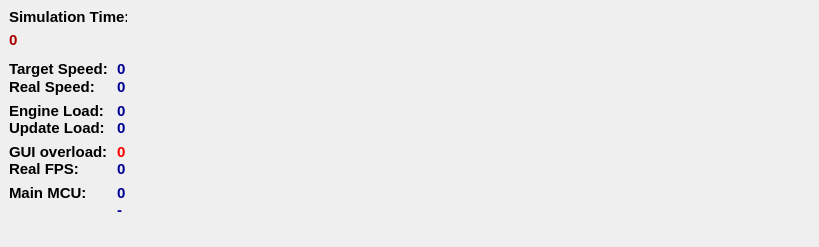
<?xml version="1.0" encoding="UTF-8"?>
<ui version="4.0">
 <class>infoWidget</class>
 <widget class="QWidget" name="infoWidget">
  <property name="geometry">
   <rect>
    <x>0</x>
    <y>0</y>
    <width>819</width>
    <height>247</height>
   </rect>
  </property>
  <property name="sizePolicy">
   <sizepolicy hsizetype="Preferred" vsizetype="Preferred">
    <horstretch>0</horstretch>
    <verstretch>0</verstretch>
   </sizepolicy>
  </property>
  <property name="windowTitle">
   <string notr="true">Form</string>
  </property>
  <widget class="QLabel" name="simTimeLabel">
   <property name="geometry">
    <rect>
     <x>9</x>
     <y>8</y>
     <width>118</width>
     <height>17</height>
    </rect>
   </property>
   <property name="sizePolicy">
    <sizepolicy hsizetype="Ignored" vsizetype="Preferred">
     <horstretch>0</horstretch>
     <verstretch>0</verstretch>
    </sizepolicy>
   </property>
   <property name="palette">
    <palette>
     <active>
      <colorrole role="WindowText">
       <brush brushstyle="SolidPattern">
        <color alpha="255">
         <red>0</red>
         <green>0</green>
         <blue>0</blue>
        </color>
       </brush>
      </colorrole>
      <colorrole role="Text">
       <brush brushstyle="SolidPattern">
        <color alpha="255">
         <red>0</red>
         <green>0</green>
         <blue>0</blue>
        </color>
       </brush>
      </colorrole>
      <colorrole role="PlaceholderText">
       <brush brushstyle="NoBrush">
        <color alpha="128">
         <red>0</red>
         <green>0</green>
         <blue>0</blue>
        </color>
       </brush>
      </colorrole>
     </active>
     <inactive>
      <colorrole role="WindowText">
       <brush brushstyle="SolidPattern">
        <color alpha="255">
         <red>0</red>
         <green>0</green>
         <blue>0</blue>
        </color>
       </brush>
      </colorrole>
      <colorrole role="Text">
       <brush brushstyle="SolidPattern">
        <color alpha="255">
         <red>0</red>
         <green>0</green>
         <blue>0</blue>
        </color>
       </brush>
      </colorrole>
      <colorrole role="PlaceholderText">
       <brush brushstyle="NoBrush">
        <color alpha="128">
         <red>0</red>
         <green>0</green>
         <blue>0</blue>
        </color>
       </brush>
      </colorrole>
     </inactive>
     <disabled>
      <colorrole role="WindowText">
       <brush brushstyle="SolidPattern">
        <color alpha="255">
         <red>144</red>
         <green>144</green>
         <blue>144</blue>
        </color>
       </brush>
      </colorrole>
      <colorrole role="Text">
       <brush brushstyle="SolidPattern">
        <color alpha="255">
         <red>144</red>
         <green>144</green>
         <blue>144</blue>
        </color>
       </brush>
      </colorrole>
      <colorrole role="PlaceholderText">
       <brush brushstyle="NoBrush">
        <color alpha="128">
         <red>0</red>
         <green>0</green>
         <blue>0</blue>
        </color>
       </brush>
      </colorrole>
     </disabled>
    </palette>
   </property>
   <property name="font">
    <font>
     <pointsize>11</pointsize>
     <weight>75</weight>
     <bold>true</bold>
    </font>
   </property>
   <property name="styleSheet">
    <string notr="true"/>
   </property>
   <property name="locale">
    <locale language="C" country="AnyCountry"/>
   </property>
   <property name="text">
    <string>Simulation Time:</string>
   </property>
  </widget>
  <widget class="QLabel" name="simTime">
   <property name="geometry">
    <rect>
     <x>9</x>
     <y>31</y>
     <width>802</width>
     <height>17</height>
    </rect>
   </property>
   <property name="sizePolicy">
    <sizepolicy hsizetype="Preferred" vsizetype="Preferred">
     <horstretch>0</horstretch>
     <verstretch>0</verstretch>
    </sizepolicy>
   </property>
   <property name="palette">
    <palette>
     <active>
      <colorrole role="WindowText">
       <brush brushstyle="SolidPattern">
        <color alpha="255">
         <red>170</red>
         <green>0</green>
         <blue>0</blue>
        </color>
       </brush>
      </colorrole>
     </active>
     <inactive>
      <colorrole role="WindowText">
       <brush brushstyle="SolidPattern">
        <color alpha="255">
         <red>170</red>
         <green>0</green>
         <blue>0</blue>
        </color>
       </brush>
      </colorrole>
     </inactive>
     <disabled>
      <colorrole role="WindowText">
       <brush brushstyle="SolidPattern">
        <color alpha="255">
         <red>144</red>
         <green>144</green>
         <blue>144</blue>
        </color>
       </brush>
      </colorrole>
     </disabled>
    </palette>
   </property>
   <property name="font">
    <font>
     <pointsize>11</pointsize>
     <weight>75</weight>
     <bold>true</bold>
    </font>
   </property>
   <property name="text">
    <string notr="true">0</string>
   </property>
  </widget>
  <widget class="QLabel" name="label_4">
   <property name="geometry">
    <rect>
     <x>9</x>
     <y>45</y>
     <width>804</width>
     <height>9</height>
    </rect>
   </property>
   <property name="maximumSize">
    <size>
     <width>16777215</width>
     <height>9</height>
    </size>
   </property>
   <property name="text">
    <string/>
   </property>
  </widget>
  <widget class="QWidget" name="layoutWidget">
   <property name="geometry">
    <rect>
     <x>9</x>
     <y>60</y>
     <width>804</width>
     <height>160</height>
    </rect>
   </property>
   <layout class="QGridLayout" name="gridLayout">
    <property name="horizontalSpacing">
     <number>9</number>
    </property>
    <property name="verticalSpacing">
     <number>0</number>
    </property>
    <item row="8" column="0">
     <widget class="QLabel" name="label_3">
      <property name="maximumSize">
       <size>
        <width>16777215</width>
        <height>7</height>
       </size>
      </property>
      <property name="text">
       <string/>
      </property>
     </widget>
    </item>
    <item row="0" column="1">
     <widget class="QLabel" name="targetSpeed">
      <property name="sizePolicy">
       <sizepolicy hsizetype="Expanding" vsizetype="Preferred">
        <horstretch>0</horstretch>
        <verstretch>0</verstretch>
       </sizepolicy>
      </property>
      <property name="palette">
       <palette>
        <active>
         <colorrole role="WindowText">
          <brush brushstyle="SolidPattern">
           <color alpha="255">
            <red>0</red>
            <green>0</green>
            <blue>150</blue>
           </color>
          </brush>
         </colorrole>
        </active>
        <inactive>
         <colorrole role="WindowText">
          <brush brushstyle="SolidPattern">
           <color alpha="255">
            <red>0</red>
            <green>0</green>
            <blue>150</blue>
           </color>
          </brush>
         </colorrole>
        </inactive>
        <disabled>
         <colorrole role="WindowText">
          <brush brushstyle="SolidPattern">
           <color alpha="255">
            <red>144</red>
            <green>144</green>
            <blue>144</blue>
           </color>
          </brush>
         </colorrole>
        </disabled>
       </palette>
      </property>
      <property name="font">
       <font>
        <pointsize>11</pointsize>
        <weight>75</weight>
        <bold>true</bold>
       </font>
      </property>
      <property name="text">
       <string notr="true">0</string>
      </property>
     </widget>
    </item>
    <item row="0" column="0">
     <widget class="QLabel" name="targetSpeedLabel">
      <property name="sizePolicy">
       <sizepolicy hsizetype="Minimum" vsizetype="Preferred">
        <horstretch>0</horstretch>
        <verstretch>0</verstretch>
       </sizepolicy>
      </property>
      <property name="palette">
       <palette>
        <active>
         <colorrole role="WindowText">
          <brush brushstyle="SolidPattern">
           <color alpha="255">
            <red>0</red>
            <green>0</green>
            <blue>0</blue>
           </color>
          </brush>
         </colorrole>
        </active>
        <inactive>
         <colorrole role="WindowText">
          <brush brushstyle="SolidPattern">
           <color alpha="255">
            <red>0</red>
            <green>0</green>
            <blue>0</blue>
           </color>
          </brush>
         </colorrole>
        </inactive>
        <disabled>
         <colorrole role="WindowText">
          <brush brushstyle="SolidPattern">
           <color alpha="255">
            <red>144</red>
            <green>144</green>
            <blue>144</blue>
           </color>
          </brush>
         </colorrole>
        </disabled>
       </palette>
      </property>
      <property name="font">
       <font>
        <pointsize>11</pointsize>
        <weight>75</weight>
        <bold>true</bold>
       </font>
      </property>
      <property name="text">
       <string>Target Speed:</string>
      </property>
     </widget>
    </item>
    <item row="9" column="0">
     <widget class="QLabel" name="mainMcuLabel">
      <property name="palette">
       <palette>
        <active>
         <colorrole role="WindowText">
          <brush brushstyle="SolidPattern">
           <color alpha="255">
            <red>0</red>
            <green>0</green>
            <blue>0</blue>
           </color>
          </brush>
         </colorrole>
        </active>
        <inactive>
         <colorrole role="WindowText">
          <brush brushstyle="SolidPattern">
           <color alpha="255">
            <red>0</red>
            <green>0</green>
            <blue>0</blue>
           </color>
          </brush>
         </colorrole>
        </inactive>
        <disabled>
         <colorrole role="WindowText">
          <brush brushstyle="SolidPattern">
           <color alpha="255">
            <red>144</red>
            <green>144</green>
            <blue>144</blue>
           </color>
          </brush>
         </colorrole>
        </disabled>
       </palette>
      </property>
      <property name="font">
       <font>
        <pointsize>11</pointsize>
        <weight>75</weight>
        <bold>true</bold>
       </font>
      </property>
      <property name="text">
       <string>Main MCU:</string>
      </property>
     </widget>
    </item>
    <item row="6" column="1">
     <widget class="QLabel" name="overLoadVal">
      <property name="sizePolicy">
       <sizepolicy hsizetype="Expanding" vsizetype="Preferred">
        <horstretch>0</horstretch>
        <verstretch>0</verstretch>
       </sizepolicy>
      </property>
      <property name="palette">
       <palette>
        <active>
         <colorrole role="WindowText">
          <brush brushstyle="SolidPattern">
           <color alpha="255">
            <red>255</red>
            <green>0</green>
            <blue>0</blue>
           </color>
          </brush>
         </colorrole>
        </active>
        <inactive>
         <colorrole role="WindowText">
          <brush brushstyle="SolidPattern">
           <color alpha="255">
            <red>255</red>
            <green>0</green>
            <blue>0</blue>
           </color>
          </brush>
         </colorrole>
        </inactive>
        <disabled>
         <colorrole role="WindowText">
          <brush brushstyle="SolidPattern">
           <color alpha="255">
            <red>144</red>
            <green>144</green>
            <blue>144</blue>
           </color>
          </brush>
         </colorrole>
        </disabled>
       </palette>
      </property>
      <property name="font">
       <font>
        <pointsize>11</pointsize>
        <weight>75</weight>
        <bold>true</bold>
       </font>
      </property>
      <property name="text">
       <string notr="true">0</string>
      </property>
     </widget>
    </item>
    <item row="3" column="1">
     <widget class="QLabel" name="simLoadVal">
      <property name="sizePolicy">
       <sizepolicy hsizetype="Expanding" vsizetype="Preferred">
        <horstretch>0</horstretch>
        <verstretch>0</verstretch>
       </sizepolicy>
      </property>
      <property name="palette">
       <palette>
        <active>
         <colorrole role="WindowText">
          <brush brushstyle="SolidPattern">
           <color alpha="255">
            <red>0</red>
            <green>0</green>
            <blue>150</blue>
           </color>
          </brush>
         </colorrole>
        </active>
        <inactive>
         <colorrole role="WindowText">
          <brush brushstyle="SolidPattern">
           <color alpha="255">
            <red>0</red>
            <green>0</green>
            <blue>150</blue>
           </color>
          </brush>
         </colorrole>
        </inactive>
        <disabled>
         <colorrole role="WindowText">
          <brush brushstyle="SolidPattern">
           <color alpha="255">
            <red>144</red>
            <green>144</green>
            <blue>144</blue>
           </color>
          </brush>
         </colorrole>
        </disabled>
       </palette>
      </property>
      <property name="font">
       <font>
        <pointsize>11</pointsize>
        <weight>75</weight>
        <bold>true</bold>
       </font>
      </property>
      <property name="text">
       <string notr="true">0</string>
      </property>
     </widget>
    </item>
    <item row="6" column="0">
     <widget class="QLabel" name="overLoadLabel">
      <property name="palette">
       <palette>
        <active>
         <colorrole role="WindowText">
          <brush brushstyle="SolidPattern">
           <color alpha="255">
            <red>0</red>
            <green>0</green>
            <blue>0</blue>
           </color>
          </brush>
         </colorrole>
        </active>
        <inactive>
         <colorrole role="WindowText">
          <brush brushstyle="SolidPattern">
           <color alpha="255">
            <red>0</red>
            <green>0</green>
            <blue>0</blue>
           </color>
          </brush>
         </colorrole>
        </inactive>
        <disabled>
         <colorrole role="WindowText">
          <brush brushstyle="SolidPattern">
           <color alpha="255">
            <red>144</red>
            <green>144</green>
            <blue>144</blue>
           </color>
          </brush>
         </colorrole>
        </disabled>
       </palette>
      </property>
      <property name="font">
       <font>
        <pointsize>11</pointsize>
        <weight>75</weight>
        <bold>true</bold>
       </font>
      </property>
      <property name="text">
       <string>GUI overload:</string>
      </property>
     </widget>
    </item>
    <item row="9" column="1">
     <widget class="QLabel" name="mainMcuName">
      <property name="sizePolicy">
       <sizepolicy hsizetype="Expanding" vsizetype="Preferred">
        <horstretch>0</horstretch>
        <verstretch>0</verstretch>
       </sizepolicy>
      </property>
      <property name="palette">
       <palette>
        <active>
         <colorrole role="WindowText">
          <brush brushstyle="SolidPattern">
           <color alpha="255">
            <red>0</red>
            <green>0</green>
            <blue>150</blue>
           </color>
          </brush>
         </colorrole>
        </active>
        <inactive>
         <colorrole role="WindowText">
          <brush brushstyle="SolidPattern">
           <color alpha="255">
            <red>0</red>
            <green>0</green>
            <blue>150</blue>
           </color>
          </brush>
         </colorrole>
        </inactive>
        <disabled>
         <colorrole role="WindowText">
          <brush brushstyle="SolidPattern">
           <color alpha="255">
            <red>144</red>
            <green>144</green>
            <blue>144</blue>
           </color>
          </brush>
         </colorrole>
        </disabled>
       </palette>
      </property>
      <property name="font">
       <font>
        <pointsize>11</pointsize>
        <weight>75</weight>
        <bold>true</bold>
       </font>
      </property>
      <property name="text">
       <string notr="true">0</string>
      </property>
     </widget>
    </item>
    <item row="4" column="1">
     <widget class="QLabel" name="guiLoadVal">
      <property name="sizePolicy">
       <sizepolicy hsizetype="Expanding" vsizetype="Preferred">
        <horstretch>0</horstretch>
        <verstretch>0</verstretch>
       </sizepolicy>
      </property>
      <property name="palette">
       <palette>
        <active>
         <colorrole role="WindowText">
          <brush brushstyle="SolidPattern">
           <color alpha="255">
            <red>0</red>
            <green>0</green>
            <blue>150</blue>
           </color>
          </brush>
         </colorrole>
        </active>
        <inactive>
         <colorrole role="WindowText">
          <brush brushstyle="SolidPattern">
           <color alpha="255">
            <red>0</red>
            <green>0</green>
            <blue>150</blue>
           </color>
          </brush>
         </colorrole>
        </inactive>
        <disabled>
         <colorrole role="WindowText">
          <brush brushstyle="SolidPattern">
           <color alpha="255">
            <red>144</red>
            <green>144</green>
            <blue>144</blue>
           </color>
          </brush>
         </colorrole>
        </disabled>
       </palette>
      </property>
      <property name="font">
       <font>
        <pointsize>11</pointsize>
        <weight>75</weight>
        <bold>true</bold>
       </font>
      </property>
      <property name="text">
       <string notr="true">0</string>
      </property>
     </widget>
    </item>
    <item row="3" column="0">
     <widget class="QLabel" name="simLoadLabel">
      <property name="sizePolicy">
       <sizepolicy hsizetype="Preferred" vsizetype="Preferred">
        <horstretch>0</horstretch>
        <verstretch>0</verstretch>
       </sizepolicy>
      </property>
      <property name="palette">
       <palette>
        <active>
         <colorrole role="WindowText">
          <brush brushstyle="SolidPattern">
           <color alpha="255">
            <red>0</red>
            <green>0</green>
            <blue>0</blue>
           </color>
          </brush>
         </colorrole>
        </active>
        <inactive>
         <colorrole role="WindowText">
          <brush brushstyle="SolidPattern">
           <color alpha="255">
            <red>0</red>
            <green>0</green>
            <blue>0</blue>
           </color>
          </brush>
         </colorrole>
        </inactive>
        <disabled>
         <colorrole role="WindowText">
          <brush brushstyle="SolidPattern">
           <color alpha="255">
            <red>144</red>
            <green>144</green>
            <blue>144</blue>
           </color>
          </brush>
         </colorrole>
        </disabled>
       </palette>
      </property>
      <property name="font">
       <font>
        <pointsize>11</pointsize>
        <weight>75</weight>
        <bold>true</bold>
       </font>
      </property>
      <property name="text">
       <string>Engine Load:</string>
      </property>
     </widget>
    </item>
    <item row="1" column="1">
     <widget class="QLabel" name="realSpeed">
      <property name="sizePolicy">
       <sizepolicy hsizetype="Expanding" vsizetype="Preferred">
        <horstretch>0</horstretch>
        <verstretch>0</verstretch>
       </sizepolicy>
      </property>
      <property name="palette">
       <palette>
        <active>
         <colorrole role="WindowText">
          <brush brushstyle="SolidPattern">
           <color alpha="255">
            <red>0</red>
            <green>0</green>
            <blue>150</blue>
           </color>
          </brush>
         </colorrole>
        </active>
        <inactive>
         <colorrole role="WindowText">
          <brush brushstyle="SolidPattern">
           <color alpha="255">
            <red>0</red>
            <green>0</green>
            <blue>150</blue>
           </color>
          </brush>
         </colorrole>
        </inactive>
        <disabled>
         <colorrole role="WindowText">
          <brush brushstyle="SolidPattern">
           <color alpha="255">
            <red>144</red>
            <green>144</green>
            <blue>144</blue>
           </color>
          </brush>
         </colorrole>
        </disabled>
       </palette>
      </property>
      <property name="font">
       <font>
        <pointsize>11</pointsize>
        <weight>75</weight>
        <bold>true</bold>
       </font>
      </property>
      <property name="text">
       <string notr="true">0</string>
      </property>
     </widget>
    </item>
    <item row="7" column="0">
     <widget class="QLabel" name="fpsLabel">
      <property name="palette">
       <palette>
        <active>
         <colorrole role="WindowText">
          <brush brushstyle="SolidPattern">
           <color alpha="255">
            <red>0</red>
            <green>0</green>
            <blue>0</blue>
           </color>
          </brush>
         </colorrole>
        </active>
        <inactive>
         <colorrole role="WindowText">
          <brush brushstyle="SolidPattern">
           <color alpha="255">
            <red>0</red>
            <green>0</green>
            <blue>0</blue>
           </color>
          </brush>
         </colorrole>
        </inactive>
        <disabled>
         <colorrole role="WindowText">
          <brush brushstyle="SolidPattern">
           <color alpha="255">
            <red>144</red>
            <green>144</green>
            <blue>144</blue>
           </color>
          </brush>
         </colorrole>
        </disabled>
       </palette>
      </property>
      <property name="font">
       <font>
        <pointsize>11</pointsize>
        <weight>75</weight>
        <bold>true</bold>
       </font>
      </property>
      <property name="text">
       <string>Real FPS:</string>
      </property>
     </widget>
    </item>
    <item row="4" column="0">
     <widget class="QLabel" name="guiLoadLabel">
      <property name="sizePolicy">
       <sizepolicy hsizetype="Minimum" vsizetype="Preferred">
        <horstretch>0</horstretch>
        <verstretch>0</verstretch>
       </sizepolicy>
      </property>
      <property name="palette">
       <palette>
        <active>
         <colorrole role="WindowText">
          <brush brushstyle="SolidPattern">
           <color alpha="255">
            <red>0</red>
            <green>0</green>
            <blue>0</blue>
           </color>
          </brush>
         </colorrole>
        </active>
        <inactive>
         <colorrole role="WindowText">
          <brush brushstyle="SolidPattern">
           <color alpha="255">
            <red>0</red>
            <green>0</green>
            <blue>0</blue>
           </color>
          </brush>
         </colorrole>
        </inactive>
        <disabled>
         <colorrole role="WindowText">
          <brush brushstyle="SolidPattern">
           <color alpha="255">
            <red>144</red>
            <green>144</green>
            <blue>144</blue>
           </color>
          </brush>
         </colorrole>
        </disabled>
       </palette>
      </property>
      <property name="font">
       <font>
        <pointsize>11</pointsize>
        <weight>75</weight>
        <bold>true</bold>
       </font>
      </property>
      <property name="text">
       <string>Update Load:</string>
      </property>
     </widget>
    </item>
    <item row="5" column="0">
     <widget class="QLabel" name="label_2">
      <property name="maximumSize">
       <size>
        <width>16777215</width>
        <height>7</height>
       </size>
      </property>
      <property name="text">
       <string/>
      </property>
     </widget>
    </item>
    <item row="1" column="0">
     <widget class="QLabel" name="realSpeedLabel">
      <property name="sizePolicy">
       <sizepolicy hsizetype="Preferred" vsizetype="Preferred">
        <horstretch>0</horstretch>
        <verstretch>0</verstretch>
       </sizepolicy>
      </property>
      <property name="palette">
       <palette>
        <active>
         <colorrole role="WindowText">
          <brush brushstyle="SolidPattern">
           <color alpha="255">
            <red>0</red>
            <green>0</green>
            <blue>0</blue>
           </color>
          </brush>
         </colorrole>
        </active>
        <inactive>
         <colorrole role="WindowText">
          <brush brushstyle="SolidPattern">
           <color alpha="255">
            <red>0</red>
            <green>0</green>
            <blue>0</blue>
           </color>
          </brush>
         </colorrole>
        </inactive>
        <disabled>
         <colorrole role="WindowText">
          <brush brushstyle="SolidPattern">
           <color alpha="255">
            <red>144</red>
            <green>144</green>
            <blue>144</blue>
           </color>
          </brush>
         </colorrole>
        </disabled>
       </palette>
      </property>
      <property name="font">
       <font>
        <pointsize>11</pointsize>
        <weight>75</weight>
        <bold>true</bold>
       </font>
      </property>
      <property name="text">
       <string>Real Speed:</string>
      </property>
     </widget>
    </item>
    <item row="7" column="1">
     <widget class="QLabel" name="fpsVal">
      <property name="sizePolicy">
       <sizepolicy hsizetype="Expanding" vsizetype="Preferred">
        <horstretch>0</horstretch>
        <verstretch>0</verstretch>
       </sizepolicy>
      </property>
      <property name="palette">
       <palette>
        <active>
         <colorrole role="WindowText">
          <brush brushstyle="SolidPattern">
           <color alpha="255">
            <red>0</red>
            <green>0</green>
            <blue>150</blue>
           </color>
          </brush>
         </colorrole>
        </active>
        <inactive>
         <colorrole role="WindowText">
          <brush brushstyle="SolidPattern">
           <color alpha="255">
            <red>0</red>
            <green>0</green>
            <blue>150</blue>
           </color>
          </brush>
         </colorrole>
        </inactive>
        <disabled>
         <colorrole role="WindowText">
          <brush brushstyle="SolidPattern">
           <color alpha="255">
            <red>144</red>
            <green>144</green>
            <blue>144</blue>
           </color>
          </brush>
         </colorrole>
        </disabled>
       </palette>
      </property>
      <property name="font">
       <font>
        <pointsize>11</pointsize>
        <weight>75</weight>
        <bold>true</bold>
       </font>
      </property>
      <property name="text">
       <string notr="true">0</string>
      </property>
     </widget>
    </item>
    <item row="2" column="0">
     <widget class="QLabel" name="label">
      <property name="sizePolicy">
       <sizepolicy hsizetype="Preferred" vsizetype="Fixed">
        <horstretch>0</horstretch>
        <verstretch>0</verstretch>
       </sizepolicy>
      </property>
      <property name="minimumSize">
       <size>
        <width>0</width>
        <height>0</height>
       </size>
      </property>
      <property name="maximumSize">
       <size>
        <width>16777215</width>
        <height>7</height>
       </size>
      </property>
      <property name="text">
       <string/>
      </property>
     </widget>
    </item>
    <item row="10" column="1">
     <widget class="QLabel" name="mainMcu">
      <property name="sizePolicy">
       <sizepolicy hsizetype="Expanding" vsizetype="Preferred">
        <horstretch>0</horstretch>
        <verstretch>0</verstretch>
       </sizepolicy>
      </property>
      <property name="palette">
       <palette>
        <active>
         <colorrole role="WindowText">
          <brush brushstyle="SolidPattern">
           <color alpha="255">
            <red>0</red>
            <green>0</green>
            <blue>150</blue>
           </color>
          </brush>
         </colorrole>
        </active>
        <inactive>
         <colorrole role="WindowText">
          <brush brushstyle="SolidPattern">
           <color alpha="255">
            <red>0</red>
            <green>0</green>
            <blue>150</blue>
           </color>
          </brush>
         </colorrole>
        </inactive>
        <disabled>
         <colorrole role="WindowText">
          <brush brushstyle="SolidPattern">
           <color alpha="255">
            <red>144</red>
            <green>144</green>
            <blue>144</blue>
           </color>
          </brush>
         </colorrole>
        </disabled>
       </palette>
      </property>
      <property name="font">
       <font>
        <pointsize>11</pointsize>
        <weight>75</weight>
        <bold>true</bold>
       </font>
      </property>
      <property name="text">
       <string notr="true">-</string>
      </property>
     </widget>
    </item>
    <item row="11" column="1">
     <spacer name="verticalSpacer">
      <property name="orientation">
       <enum>Qt::Vertical</enum>
      </property>
      <property name="sizeHint" stdset="0">
       <size>
        <width>20</width>
        <height>40</height>
       </size>
      </property>
     </spacer>
    </item>
   </layout>
  </widget>
 </widget>
 <resources/>
 <connections/>
 <designerdata>
  <property name="gridDeltaX">
   <number>9</number>
  </property>
  <property name="gridDeltaY">
   <number>9</number>
  </property>
  <property name="gridSnapX">
   <bool>true</bool>
  </property>
  <property name="gridSnapY">
   <bool>true</bool>
  </property>
  <property name="gridVisible">
   <bool>true</bool>
  </property>
 </designerdata>
</ui>
